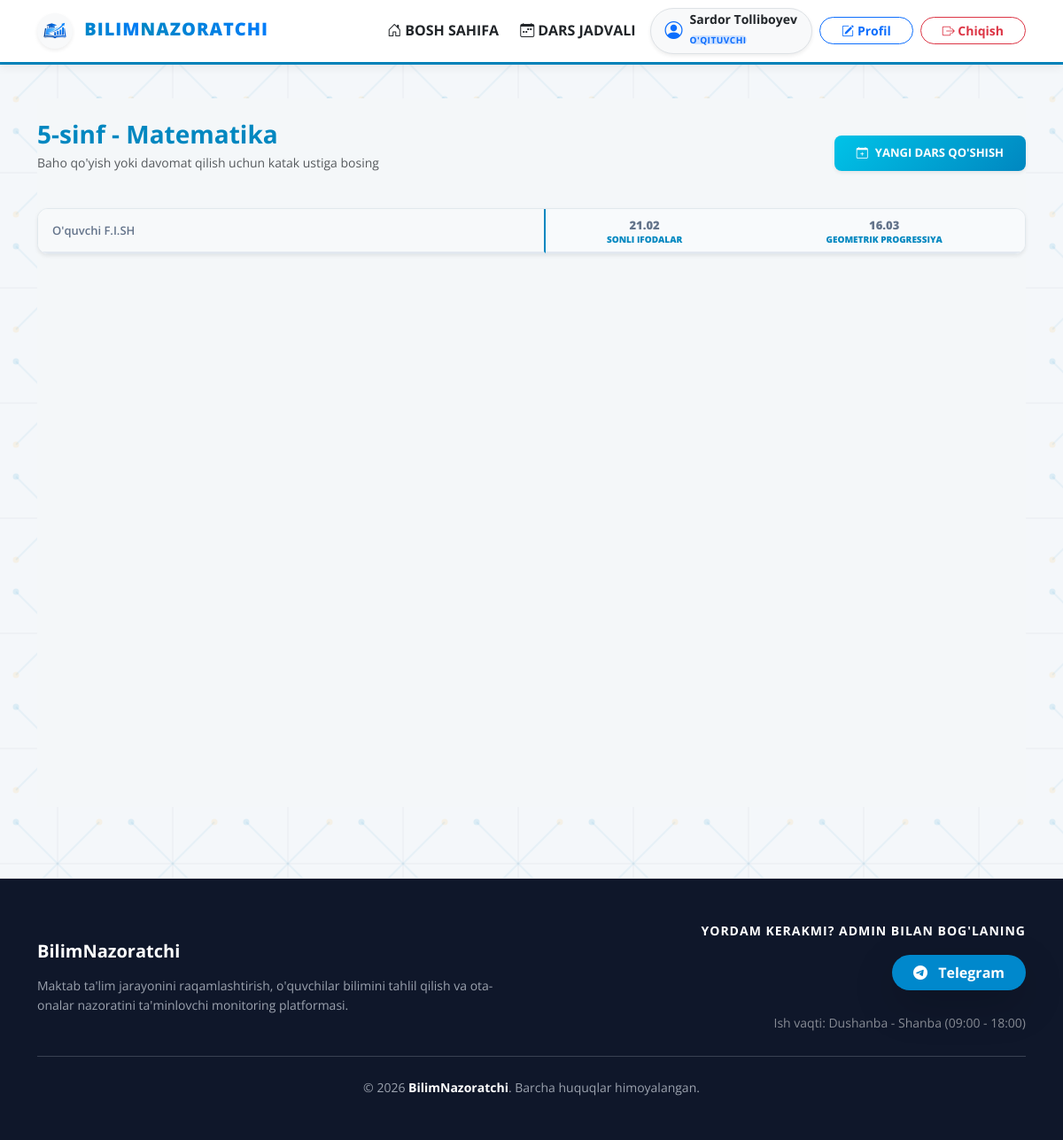
Page /oqituvchi/jurnal/1/ (signed in) on the committed database.
### apps/hisoblar/models.py (models this page shows, shortened)
class Foydalanuvchi(AbstractUser):
    username = models.CharField(
        "Foydalanuvchi nomi (Login)",
        max_length=150,  # Django standarti bo'yicha 150 belgi
        unique=True,
        help_text="Majburiy. 150 tagacha belgi. Faqat harflar, raqamlar va @/./+/-/_ belgilari ruxsat etiladi.",
        validators=[UnicodeUsernameValidator()],
        error_messages={
            'unique': "Bunday foydalanuvchi nomi tizimda allaqachon mavjud. Iltimos, boshqa nom tanlang.",
        },
    )
    first_name = models.CharField("Ismi", max_length=150, blank=True)
    last_name = models.CharField("Familiyasi", max_length=150, blank=True)
    email = models.EmailField("Elektron pochta manzili", blank=True)
    is_active = models.BooleanField(
        "Faol",
        default=True,
        help_text="Foydalanuvchi faol bo'lsa, tizimdan foydalanishi mumkin. O'chirish o'rniga faolsizlantiring.",
    )
    is_staff = models.BooleanField(
        "Xodim holati",
        default=False,
        help_text="Belgilansa, foydalanuvchi admin (boshqaruv) paneliga kira oladi.",
    )
    is_superuser = models.BooleanField(
        "Super-admin holati",
        default=False,
        help_text="Belgilansa, foydalanuvchi barcha huquqlarga ega bo'ladi (alohida ruxsat berish shart emas).",
    )
    last_login = models.DateTimeField("Oxirgi kirish", blank=True, null=True)
    date_joined = models.DateTimeField("Ro'yxatdan o'tgan sana", default=timezone.now)
    ROL_TANLOVI = (
        ('admin', 'Administrator'),
        ('oqituvchi', "O'qituvchi"),
        ('oquvchi', "O'quvchi"),
        ('ota_ona', 'Ota-ona'),
    )
    rol = models.CharField(
        "Tizimdagi vazifasi",
        max_length=20,
        choices=ROL_TANLOVI,
        default='oquvchi',
        help_text="Foydalanuvchining saytdagi vakolatlarini belgilaydi."
    )
    telefon = models.CharField(
        "Telefon raqami",
        max_length=15,
        blank=True,
        null=True,
        help_text="Namuna: +998901234567"
    )
    telegram_id = models.CharField(
        "Telegram ID raqami",
        max_length=20,
        blank=True,
        null=True,
        help_text="Telegram bot orqali bildirishnomalar yuborish uchun kerak."
    )
    sinf = models.ForeignKey(
        'talim.Sinf',
        on_delete=models.SET_NULL,
        null=True,
        blank=True,
        related_name='sinfdagi_oquvchilar',
        verbose_name="Sinfi",
        help_text="O'quvchi qaysi sinfda o'qishini belgilang."
    )
    farzandi = models.ForeignKey(
        'self',
        on_delete=models.SET_NULL,
        null=True,
        blank=True,
        limit_choices_to={'rol': 'oquvchi'},  # Faqat o'quvchilarni tanlash imkoni
        related_name='ota_onasi',
        verbose_name="Biriktirilgan farzandi (O'quvchi)",
        help_text="Faqat ota-ona foydalanuvchisi uchun farzandini tanlang."
    )
    groups = models.ManyToManyField(
        "auth.Group",
        verbose_name="Guruhlar",
        blank=True,
        help_text="Foydalanuvchi biriktirilgan guruhlar ro'yxati.",
        related_name="user_set",
        related_query_name="user",
    )
    user_permissions = models.ManyToManyField(
        "auth.Permission",
        verbose_name="Foydalanuvchi huquqlari",
        blank=True,
        help_text="Ushbu foydalanuvchiga bevosita berilgan huquqlar.",
        related_name="user_set",
        related_query_name="user",
    )
    class Meta:
        db_table = 'foydalanuvchilar'  # Ma'lumotlar bazasidagi jadval nomi
        verbose_name = "Foydalanuvchi"
        verbose_name_plural = "Foydalanuvchilar"
        ordering = ['-date_joined']

### apps/talim/models.py (models this page shows, shortened)
class Taqsimot(models.Model):
    HAFTA_KUNLARI = (
        ("1", "Dushanba"),
        ("2", "Seshanba"),
        ("3", "Chorshanba"),
        ("4", "Payshanba"),
        ("5", "Juma"),
        ("6", "Shanba"),
    )
    oqituvchi = models.ForeignKey(
        settings.AUTH_USER_MODEL,
        on_delete=models.CASCADE,
        limit_choices_to={"rol": "oqituvchi"},
        related_name="biriktirilgan_darslari",
        verbose_name="Mas'ul o'qituvchi",
    )
    sinf = models.ForeignKey(
        Sinf,
        on_delete=models.CASCADE,
        related_name="dars_jadvali",
        verbose_name="Sinf",
    )
    fan = models.ForeignKey(Fan, on_delete=models.CASCADE, verbose_name="Fan")
    kun = models.CharField("Hafta kuni", max_length=1, choices=HAFTA_KUNLARI)
    soat = models.TimeField("Dars boshlanish vaqti")
    class Meta:
        db_table = "dars_taqsimotlari"
        verbose_name = "Dars taqsimoti"
        verbose_name_plural = "Darslar taqsimoti"
        unique_together = ("sinf", "kun", "soat")

class Sinf(models.Model):
    nomi = models.CharField("Sinf nomi", max_length=50, unique=True, help_text="Masalan: 9-A")
    SMENA_TANLOVI = (
        ("1", "1-smena (08:00-13:00)"),
        ("2", "2-smena (13:00-17:55)"),
    )
    smena = models.CharField(
        "Smena",
        max_length=1,
        choices=SMENA_TANLOVI,
        default="1",
        help_text="Sinf qaysi smenada o'qishini tanlang.",
    )
    class Meta:
        db_table = "sinflar"
        verbose_name = "Sinf"
        verbose_name_plural = "Sinflar"
        ordering = ["nomi"]

class Fan(models.Model):
    nomi = models.CharField("Fan nomi", max_length=100, unique=True)
    class Meta:
        db_table = "fanlar"
        verbose_name = "Fan"
        verbose_name_plural = "Fanlar"
        ordering = ["nomi"]

class Mavzu(models.Model):
    taqsimot = models.ForeignKey(
        Taqsimot,
        on_delete=models.CASCADE,
        related_name="mavzulari",
        verbose_name="Dars jadvali bandi",
    )
    mavzu_nomi = models.CharField("Dars mavzusi", max_length=255)
    uy_vazifasi = models.TextField("Uyga vazifa", blank=True, null=True)
    sana = models.DateField("Dars o'tilgan sana")
    class Meta:
        db_table = "dars_mavzulari"
        verbose_name = "Dars mavzusi"
        verbose_name_plural = "Dars mavzulari"
        unique_together = ("taqsimot", "sana")

### apps/talim/views.py (the view, shortened to what this page needs)
# urls.py: path('oqituvchi/jurnal/<int:taqsimot_id>/', oqituvchi_jurnal_view, name='jurnal'),
@login_required
def oqituvchi_jurnal_view(request, taqsimot_id):
    foydalanuvchi = request.user
    if foydalanuvchi.rol != 'oqituvchi' and not foydalanuvchi.is_staff:
        return redirect('talim:bosh_sahifa')
    if foydalanuvchi.is_staff and foydalanuvchi.rol != 'oqituvchi':
        taqsimot = get_object_or_404(Taqsimot, id=taqsimot_id)
    else:
        taqsimot = get_object_or_404(Taqsimot, id=taqsimot_id, oqituvchi=foydalanuvchi)
    sinf_oquvchilari = Foydalanuvchi.objects.filter(sinf=taqsimot.sinf, rol='oquvchi').order_by('first_name')
    mavzular = Mavzu.objects.filter(taqsimot=taqsimot).order_by('sana')
    return render(request, 'oqituvchi/jurnal.html', {
        'taqsimot': taqsimot,
        'oquvchilar': sinf_oquvchilari,
        'mavzular': mavzular,
    })

### templates/oqituvchi/jurnal.html (shortened to what this page needs)
{% extends 'base.html' %}
{% load static %}
{% load custom_filters %}
{% block extra_css %}
    <link rel="stylesheet" href="{% static 'css/oqituvchi.css' %}?v=20260317">
{% endblock %}
{% block content %}
<div class="jurnal-page py-4">
    <div class="d-flex justify-content-between align-items-center mb-4">
        <div>
            <h3 class="fw-bold mb-1" style="color: var(--em-blue);">
                {{ taqsimot.sinf.nomi }} - {{ taqsimot.fan.nomi }}
            </h3>
            <p class="text-muted small">Baho qo'yish yoki davomat qilish uchun katak ustiga bosing</p>
        </div>
        <button class="btn btn-em-primary shadow-sm" data-bs-toggle="modal" data-bs-target="#yangiMavzuModal">
            <i class="bi bi-calendar-plus me-2"></i>Yangi dars qo'shish
        </button>
    </div>
    <div class="jurnal-card shadow-sm">
        <div class="table-responsive jurnal-table-wrap">
            <table class="table table-jurnal mb-0">
                <thead>
                    <tr>
                        <th class="sticky-col align-middle px-3">O'quvchi F.I.SH</th>
                        {% for mavzu in mavzular %}
                        <th class="mavzu-cell py-2">
                            <span>{{ mavzu.sana|date:"d.m" }}</span><br>
                            <small class="mavzu-title" title="{{ mavzu.mavzu_nomi }}">{{ mavzu.mavzu_nomi }}</small>
                        </th>
                        {% endfor %}
                    </tr>
                </thead>
            </table>
        </div>
    </div>
</div>
{% endblock %}

### templates/include/navbar.html (shortened to what this page needs)
{% load static %}
<nav class="navbar navbar-expand-lg navbar-em shadow-sm">
  <div class="container">
    <a class="navbar-brand fw-bold text-dark bn-brand"
       href="{% if user.is_authenticated %}{% url 'talim:bosh_sahifa' %}{% else %}{% url 'talim:landing' %}{% endif %}">
      <img src="{% static 'img/logo.png' %}" alt="Logo" width="40" height="40"
           class="me-2 rounded-circle bg-light p-1 shadow-sm">
      <span class="bn-brand-a">BILIM</span><span class="bn-brand-b">NAZORATCHI</span>
    </a>
    <div class="collapse navbar-collapse" id="bilimNavbar">
      <ul class="navbar-nav ms-auto align-items-center gap-2">
        <li class="nav-item">
          <a class="nav-link text-dark fw-bold d-flex align-items-center" href="{% url 'talim:landing' %}">
            <i class="bi bi-house-door me-1"></i>
            BOSH SAHIFA
          </a>
        </li>
        {% if user.is_authenticated %}
          <li class="nav-item">
            <a class="nav-link text-dark fw-bold d-flex align-items-center" href="{% url 'talim:haftalik_dars_jadvali' %}">
              <i class="bi bi-calendar-week me-1"></i>
              DARS JADVALI
            </a>
          </li>
          <li class="nav-item">
            <div class="d-flex align-items-center bg-light px-3 py-1 rounded-pill border shadow-sm">
              <i class="bi bi-person-circle text-primary me-2 fs-5"></i>
              <div class="text-start">
                <span class="d-block fw-bold small text-dark bn-user-name">
                  {{ user.get_full_name|default:user.username }}
                </span>
                <span class="badge bg-primary-subtle text-primary p-0 small bn-role-badge">
                  {{ user.get_rol_display }}
                </span>
              </div>
            </div>
          </li>
          <li class="nav-item">
            <a class="btn btn-sm btn-outline-primary px-4 rounded-pill fw-bold d-flex align-items-center"
               href="{% url 'hisoblar:shaxsiy_profil_tahrir' %}">
              <i class="bi bi-pencil-square me-1"></i>
              Profil
            </a>
          </li>
          <li class="nav-item">
            <form action="{% url 'hisoblar:logout' %}" method="post" class="d-inline">
              <button type="submit" class="btn btn-sm btn-outline-danger px-4 rounded-pill fw-bold">
                <i class="bi bi-box-arrow-right"></i>
                Chiqish
              </button>
            </form>
          </li>
        {% else %}
          <li class="nav-item">
            <a class="btn btn-em-primary px-4 rounded-pill fw-bold shadow-sm" href="{% url 'hisoblar:login' %}">
              Kirish
            </a>
          </li>
        {% endif %}
      </ul>
    </div>
  </div>
</nav>

### static/css/style.css (style rules this page uses)
:root { --primary: #007bff; --primary-dark: #0056b3; --em-blue: #0087c0; --accent: #00c3e8; --em-orange: #ff9d00; --em-gradient-top: #0087c0; --em-gradient-bottom: #0056b3; --bg-main: #f4f7fa; --white: #ffffff; --text-main: #2d3748; --text-muted: #718096; --success: #22c55e; --danger: #ef4444; --warning: #f59e0b; --border: #e2e8f0; }
html, body { height: 100%; margin: 0; padding: 0; }
body { display: flex; flex-direction: column; min-height: 100vh; font-family: 'Open Sans', 'Inter', sans-serif; background-color: var(--bg-main); background-image: url("../img/orqa_fon_naqsh.svg"); background-repeat: repeat; background-size: 520px 520px; color: var(--text-main); line-height: 1.6; }
.navbar-em { background-color: var(--white) !important; min-height: 70px; }
.bn-brand-a { color: var(--em-blue); letter-spacing: 0.5px; }
.bn-brand-b { color: #334155; letter-spacing: 0.5px; }
.bn-user-name { line-height: 1.2; }
.bn-role-badge { font-size: 10px; text-transform: uppercase; letter-spacing: 0.5px; }
.navbar-brand span { font-weight: 800; letter-spacing: 1px; background: linear-gradient(45deg, var(--em-blue), var(--primary)); -webkit-background-clip: text; -webkit-text-fill-color: transparent; }
.btn-em-primary { background: linear-gradient(135deg, var(--accent) 0%, var(--em-blue) 100%); color: var(--white) !important; border: none; border-radius: 8px; padding: 10px 25px; font-weight: 700; text-transform: uppercase; font-size: 13px; box-shadow: 0 4px 15px rgba(0, 135, 192, 0.2); transition: all 0.3s; }

### static/css/oqituvchi.css (style rules this page uses)
.jurnal-page { background-color: #f4f7f9; min-height: 100vh; }
.jurnal-card { background: #ffffff; border: 1px solid #e1e8ed; border-radius: 12px; box-shadow: 0 10px 26px rgba(2, 8, 23, 0.06); overflow: hidden; }
.jurnal-table-wrap { max-height: calc(100vh - 280px); }
.table-jurnal { border-collapse: separate; border-spacing: 0; width: 100%; }
.table-jurnal th { background-color: #f8fafc; border-bottom: 2px solid #e2e8f0; padding: 12px; font-size: 13px; color: #64748b; text-align: center; position: sticky; top: 0; z-index: 4; }
.sticky-col { text-align: left !important; font-weight: 600; color: #1e293b; background-color: #f7f9fa !important; position: sticky; left: 0; z-index: 6; border-right: 2px solid var(--em-blue) !important; min-width: 280px; }
.table-jurnal thead th.sticky-col { z-index: 7; }
.mavzu-cell { background-color: #f8fafc; font-weight: 800; color: #334155; }
.mavzu-title { display: -webkit-box; -webkit-line-clamp: 2; -webkit-box-orient: vertical; overflow: hidden; font-size: 10px; color: var(--em-blue); text-transform: uppercase; line-height: 1.15; max-width: 140px; margin: 0 auto; }

### rows in the picture
Foydalanuvchi: get_full_name "Sardor Tolliboyev", rol "O'QITUVCHI"
Taqsimot: sinf.nomi "5-sinf", fan.nomi "Matematika"
Mavzu: sana "21.02", mavzu_nomi "SONLI IFODALAR"
Mavzu: sana "16.03", mavzu_nomi "GEOMETRIK PROGRESSIYA"
